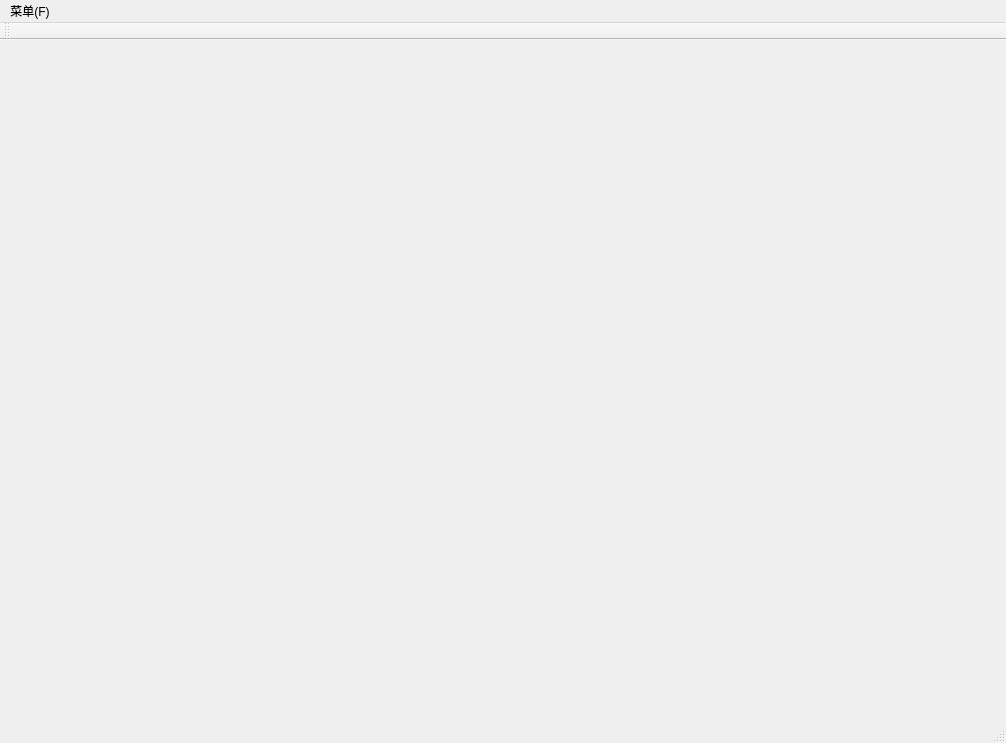
<?xml version="1.0" encoding="UTF-8"?>
<ui version="4.0">
 <class>MainWindow</class>
 <widget class="QMainWindow" name="MainWindow">
  <property name="geometry">
   <rect>
    <x>0</x>
    <y>0</y>
    <width>1006</width>
    <height>743</height>
   </rect>
  </property>
  <property name="windowTitle">
   <string>MainWindow</string>
  </property>
  <property name="autoFillBackground">
   <bool>false</bool>
  </property>
  <widget class="QWidget" name="centralWidget">
   <property name="palette">
    <palette>
     <active>
      <colorrole role="Base">
       <brush brushstyle="SolidPattern">
        <color alpha="255">
         <red>85</red>
         <green>0</green>
         <blue>0</blue>
        </color>
       </brush>
      </colorrole>
      <colorrole role="Window">
       <brush brushstyle="SolidPattern">
        <color alpha="255">
         <red>0</red>
         <green>0</green>
         <blue>0</blue>
        </color>
       </brush>
      </colorrole>
     </active>
     <inactive>
      <colorrole role="Base">
       <brush brushstyle="SolidPattern">
        <color alpha="255">
         <red>85</red>
         <green>0</green>
         <blue>0</blue>
        </color>
       </brush>
      </colorrole>
      <colorrole role="Window">
       <brush brushstyle="SolidPattern">
        <color alpha="255">
         <red>0</red>
         <green>0</green>
         <blue>0</blue>
        </color>
       </brush>
      </colorrole>
     </inactive>
     <disabled>
      <colorrole role="Base">
       <brush brushstyle="SolidPattern">
        <color alpha="255">
         <red>0</red>
         <green>0</green>
         <blue>0</blue>
        </color>
       </brush>
      </colorrole>
      <colorrole role="Window">
       <brush brushstyle="SolidPattern">
        <color alpha="255">
         <red>0</red>
         <green>0</green>
         <blue>0</blue>
        </color>
       </brush>
      </colorrole>
     </disabled>
    </palette>
   </property>
   <property name="autoFillBackground">
    <bool>false</bool>
   </property>
  </widget>
  <widget class="QMenuBar" name="menuBar">
   <property name="geometry">
    <rect>
     <x>0</x>
     <y>0</y>
     <width>1006</width>
     <height>22</height>
    </rect>
   </property>
   <widget class="QMenu" name="menu">
    <property name="title">
     <string>菜单(F)</string>
    </property>
    <addaction name="actionCreat"/>
    <addaction name="separator"/>
    <addaction name="actionLevel"/>
    <addaction name="separator"/>
    <addaction name="actionSwap"/>
    <addaction name="separator"/>
    <addaction name="actionFind"/>
    <addaction name="separator"/>
    <addaction name="actionReCreat"/>
    <addaction name="actionRandom"/>
   </widget>
   <addaction name="menu"/>
  </widget>
  <widget class="QToolBar" name="mainToolBar">
   <attribute name="toolBarArea">
    <enum>TopToolBarArea</enum>
   </attribute>
   <attribute name="toolBarBreak">
    <bool>false</bool>
   </attribute>
  </widget>
  <widget class="QStatusBar" name="statusBar"/>
  <action name="actionCreat">
   <property name="text">
    <string>前序构造</string>
   </property>
   <property name="toolTip">
    <string>前序构造</string>
   </property>
  </action>
  <action name="actionSwap">
   <property name="text">
    <string>交换结点</string>
   </property>
   <property name="toolTip">
    <string>交换结点</string>
   </property>
  </action>
  <action name="actionFind">
   <property name="text">
    <string>查找关键字</string>
   </property>
  </action>
  <action name="actionLevel">
   <property name="text">
    <string>层次构造</string>
   </property>
  </action>
  <action name="actionReCreat">
   <property name="text">
    <string>重新构建</string>
   </property>
  </action>
  <action name="actionRandom">
   <property name="text">
    <string>随机构造</string>
   </property>
  </action>
 </widget>
 <layoutdefault spacing="6" margin="11"/>
 <resources/>
 <connections/>
</ui>
